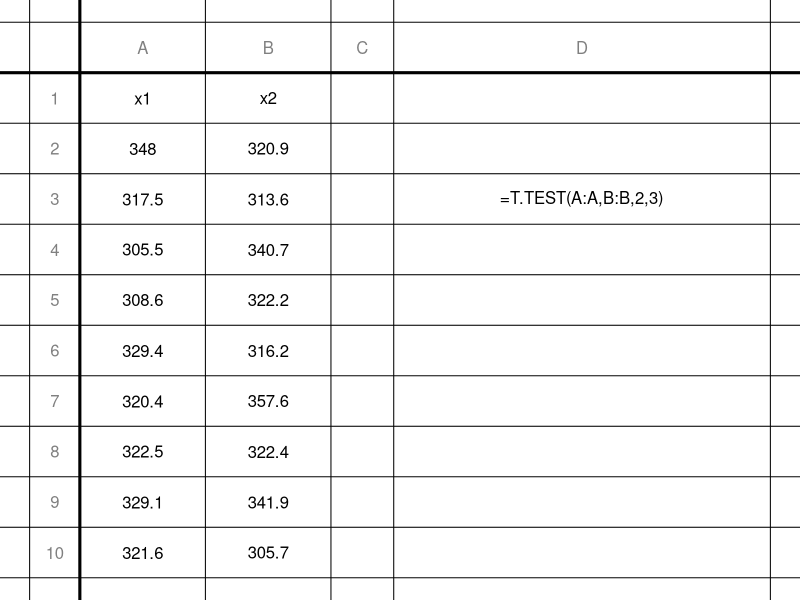

This chart was generated by the following R code:
## ---- chunk 1
knitr::opts_chunk$set(echo = FALSE)
options(scipen=100)

while(T){
  n = sample(16:25,2)
  n1 = n[1]
  n2 = n[2]
  sigma1 = runif(1,10,50)
  sigma2 = sigma1*runif(1,0.6,1/0.6)
  se = sqrt(sigma1^2/n[1]+sigma2^2/n[2])
  me = 2*se
  mu1 = runif(1,200,600)
  mu2 = mu1+sample(c(-1,1),1)*me
  x1 = round(rnorm(n1,mu1,sigma1),1)
  x2 = round(rnorm(n2,mu2,sigma2),1)
  xbar1 = mean(x1)
  xbar2 = mean(x2)
  xbar1r = round(xbar1,1)
  xbar2r = round(xbar2,1)
  s1 = sd(x1)
  s2 = sd(x2)
  s1r = round(s1,1)
  s2r = round(s2,1)
  df = (s1^2/n1+s2^2/n2)^2/(s1^4/n1^2/(n1-1)+s2^4/n2^2/(n2-1))
  t = abs(xbar1-xbar2)/sqrt(s1^2/n1+s2^2/n2)
  cump = pt(t,df)
  pval = 2*(1-cump)
  if(pval<0.2 & pval>0.005 & abs(pval-0.05)>0.01){break}
}

x1rep = x1
x2rep = x2

if(pval<0.05){
  ans2="10"
  s2="The $p$-value is less than 0.05, so the result is significant."
} else {
  ans2="01"
  s2="The $p$-value is more than 0.05, so the result is NOT significant."
}

default_source_hook <- knitr::knit_hooks$get('source')
knitr::knit_hooks$set(source = function(xx, options) {
  xx <- gsub('x1rep',paste(x1,collapse=","),xx)
  xx <- gsub('x2rep',paste(x2,collapse=","),xx)
  default_source_hook(xx, options)
})

## ---- chunk 2
len = max(n1,n2)
if(n1>n2){
  x1d = x1
  x2d = c(x2,rep(NA,n1-n2))
  x1s = sprintf(x1, fmt = '%#.2f')
  x2s = c(sprintf(x2, fmt = '%#.2f'),rep("      ",n1-n2))
} else {
  x2d = x2
  x1d = c(x1,rep(NA,n2-n1))
  x2s = sprintf(x2, fmt = '%#.2f')
  x1s = c(sprintf(x1, fmt = '%#.2f'),rep("      ",n2-n1))
}
data = data.frame(x1d,x2d)
colnames(data) = c("x1","x2")
## ---- chunk 3
opts <- options(knitr.kable.NA = "")
knitr::kable(data,format="html", align = "cccc",row.names=F,table.attr='class="bordered-table"')
## ---- chunk 4
spacer=rep("",length(x1d))
eq = c("","=T.TEST(A:A,B:B,2,3)",rep("",length(x1d)-2))
sol = data.frame(x1d,x2d,spacer,eq)
colnames(sol)=c("x1","x2","","")
## ---- chunk 5
draw_ss = function(df,widths=rep(1,length(df[1,])+1)){
  xline = c(0,cumsum(widths)/sum(widths))
  nrow = length(df[,1])
  ncol = length(df[1,])
  xtex = (xline[2:(ncol+2)]+xline[1:(ncol+1)])/2
  par(mar=c(0,0,0,0))
  plot(0,0,type="n",xlim=c(0,1),ylim=c(0,1),axes=F,ann=F)
  hi = 1:((nrow+2)*2+1)
  vi = 1:((ncol+1)*2+1)
  hpos = seq(1,0,length.out=(nrow+2)*2+1)
  vpos = seq(0,1,length.out=(ncol+1)*2+1)
  hlin = hpos[hi%%2==1]
  ytex = hpos[hi%%2==0]
  vlin = vpos[vi%%2==1]
  #xtex = vpos[vi%%2==0]
  abline(h=hlin)
  abline(h=hlin[2],lwd=3)
  abline(v=xline)
  abline(v=xline[2],lwd=3)
  for(i in 2:(ncol+1)){
    text(xtex[i],ytex[1],LETTERS[i-1],col=rgb(0.5,0.5,0.5))
    text(xtex[i],ytex[2],colnames(df)[i-1])
  }    
  for(i in 2:(nrow+2)){
    text(xtex[1],ytex[i],i-1,col=rgb(0.5,0.5,0.5))
  }
  for(i in 1:nrow){
    for(j in 1:ncol){
      text(xtex[j+1],ytex[i+2],df[i,j])
    }
  }
}
draw_ss(sol[1:9,],c(0.4,1,1,0.5,3))
